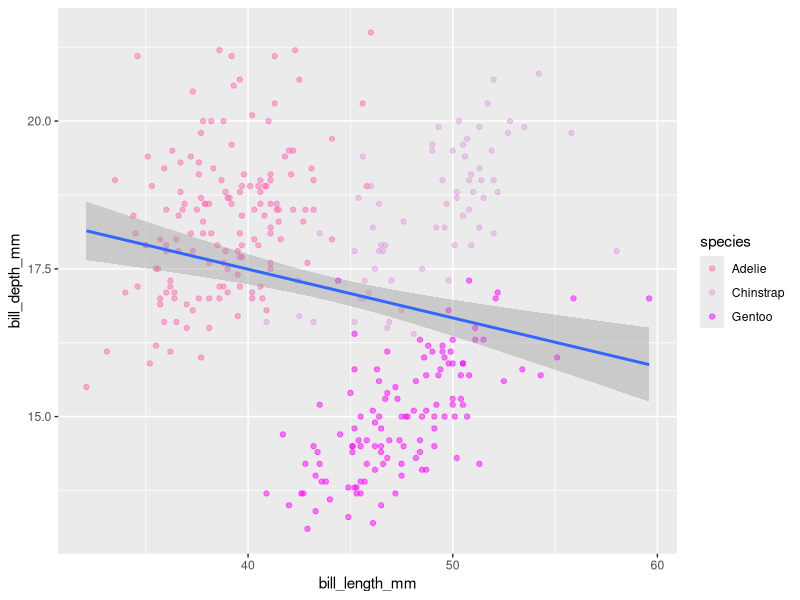
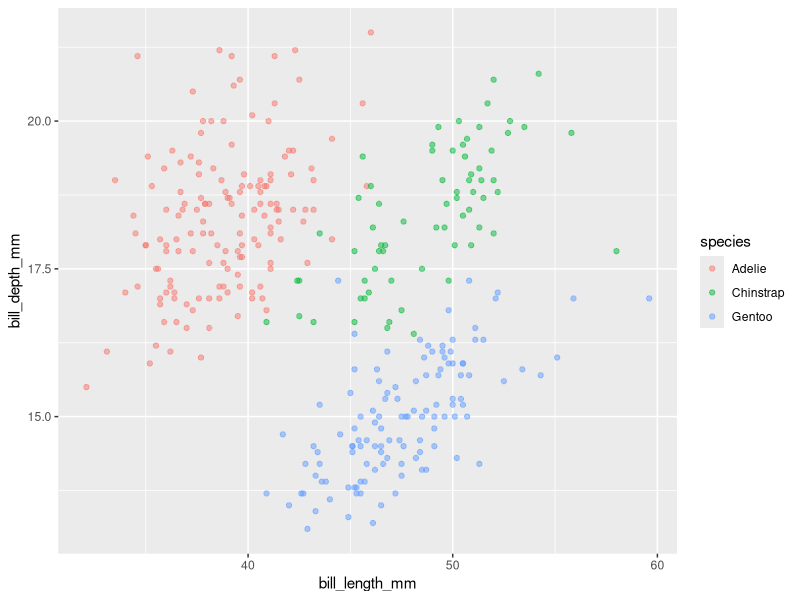
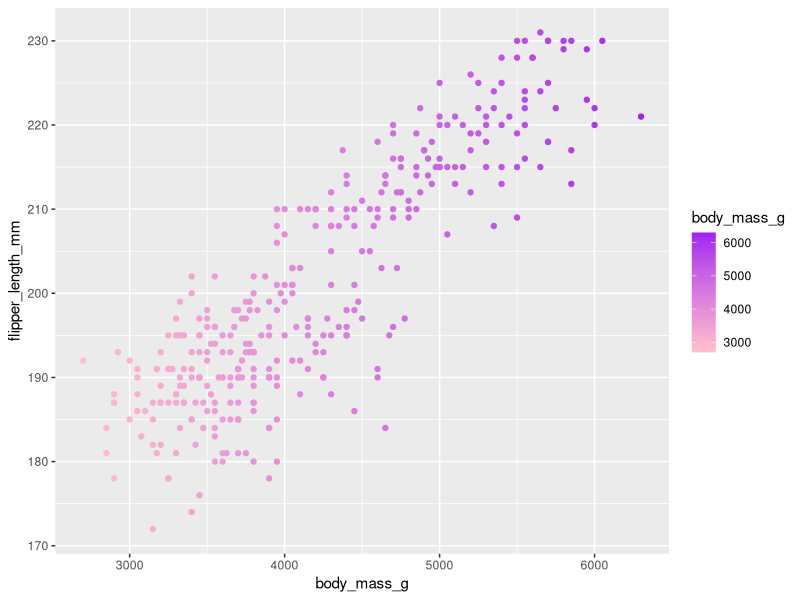
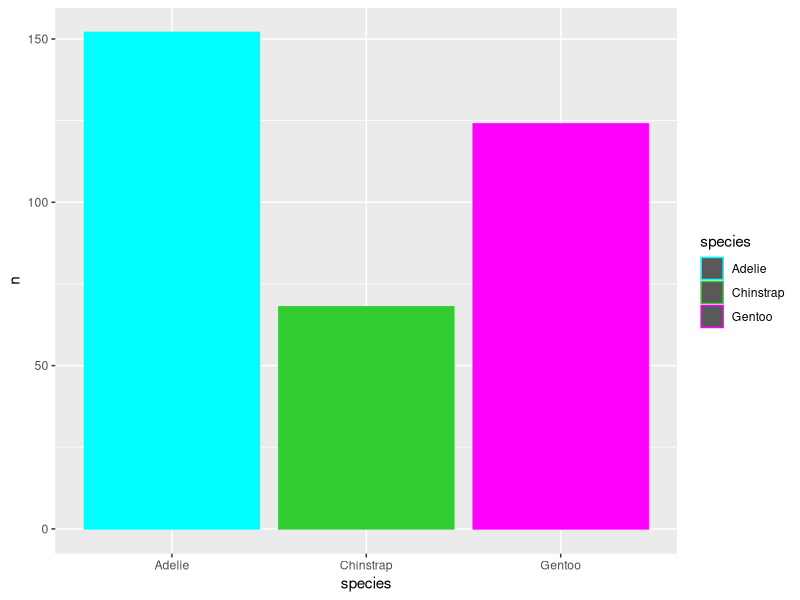

Here is the R script that generated these plots, in order:
## ---- chunk 1
library(tidyverse)
library(palmerpenguins)
## ---- chunk 2
# untidy data ----
temp_data_wide <- tribble(
  ~date, ~station1, ~station2,  ~station3,
  "2023-10-01", 30.1, 29.8,  31.2,
  "2023-11-01", 28.6, 29.1,  33.4,
  "2023-12-01", 29.9, 28.5,  32.3
)
## ---- chunk 3
# any column name including station, pivot
# and put them in a new column using names_to our new station_id column
# finally, move the values from the old station columns into a new column by the name of temp_c
temp_data_long <- temp_data_wide %>% 
  pivot_longer(cols = starts_with('station'),
               names_to = 'station_id',
               values_to = 'temp_c')
## ---- chunk 4
# This is giving us the structure of our data set
str(penguins)
## ---- chunk 5
ggplot(data = na.omit(penguins),
       mapping = aes(x = bill_length_mm,
                     y = bill_depth_mm)) +
  geom_point(aes(col = species),
             alpha = .5) +
  geom_smooth(method = 'lm') +
  scale_color_manual(values = c('hotpink','plum','magenta'))
## ---- chunk 6
ggplot() +
  geom_point(aes(x = bill_length_mm,
                 y = bill_depth_mm,
                 col = species),
             data = na.omit(penguins),
             alpha = .5) +
  geom_smooth(method = 'lm')
## ---- chunk 7
ggplot(na.omit(penguins), aes(x = body_mass_g,
                     y = flipper_length_mm,
                     color = body_mass_g)) +
  geom_point() +
  scale_color_gradient(low = "pink", high = 'purple')
## ---- chunk 8
penguins_summary <- penguins %>% 
  count(species)

## ---- chunk 9
colors =  c('cyan', 'limegreen', 'magenta')

ggplot(penguins_summary, aes(x = species,
                              y = n,
                              col = species)) +
  geom_bar(stat = 'identity',
           fill = colors) +
  scale_color_manual(values = c('cyan', 'limegreen', 'magenta')) 
